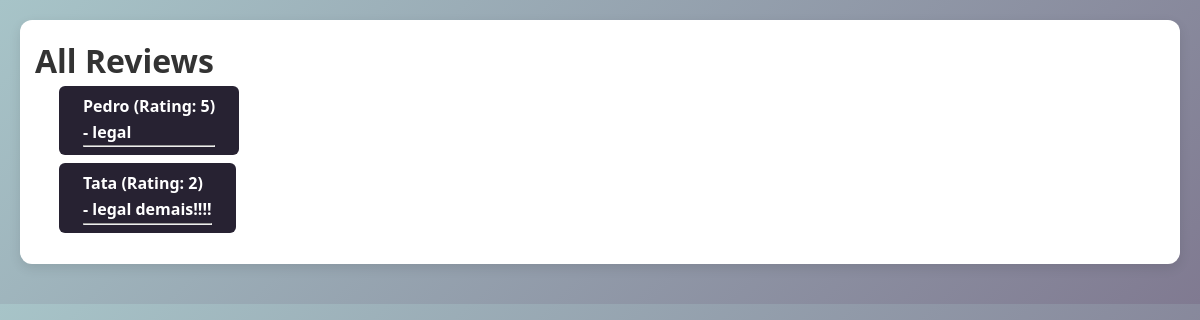
The page /reviews/ on the database as committed earlier.
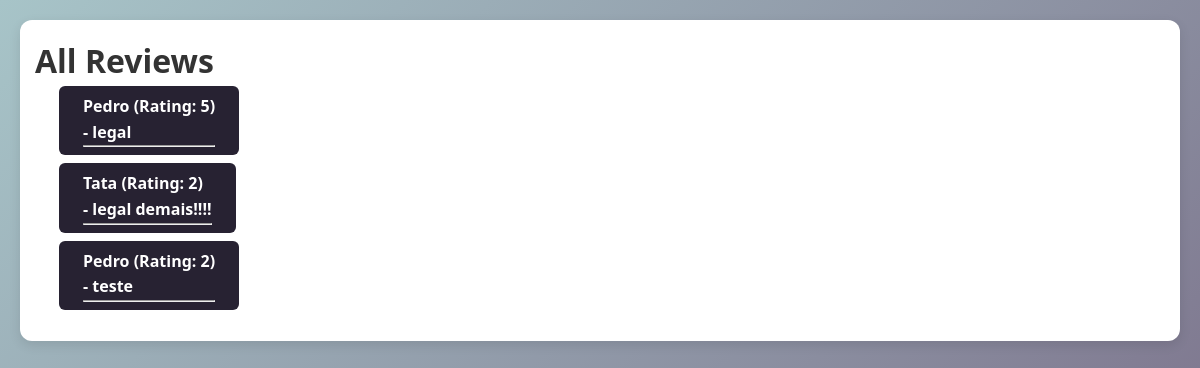
The same page on the database as committed later.
### reviews/models.py (models this page shows, shortened)
class Review(models.Model):
    user_name = models.CharField(max_length=100)
    review_text = models.TextField()
    rating = models.IntegerField()

### reviews/views.py (the view)
# urls.py: path("reviews/", views.ReviewsListView.as_view(), name="reviews_list"),
class ReviewsListView(ListView):
    template_name = 'reviews/review_list.html'
    model = Review
    context_object_name = 'reviews' # name exposed to template - list of reviews
    def get_queryset(self):
        return super().get_queryset()

### reviews/templates/reviews/review_list.html (shortened to what this page needs)
{% extends "reviews/base.html"%}
{% block content %}
    <h1>All Reviews</h1>
    <ul>
        {% for review in object_list %}
            <li>
                <a href="{% url 'single_review' review.id %}">
                <strong>{{ review.user_name }}</strong> (Rating: {{ review.rating }})
                <br>
                {% if review.review_text %}
                - {{ review.review_text }}
                {% endif %}
                <hr>
                </a>
            </li>
        {% endfor %}
    </ul>
{% endblock %}

Rows that differ between the two databases and show on the page:
added Review: user_name "Pedro", rating "2", review_text "teste"
